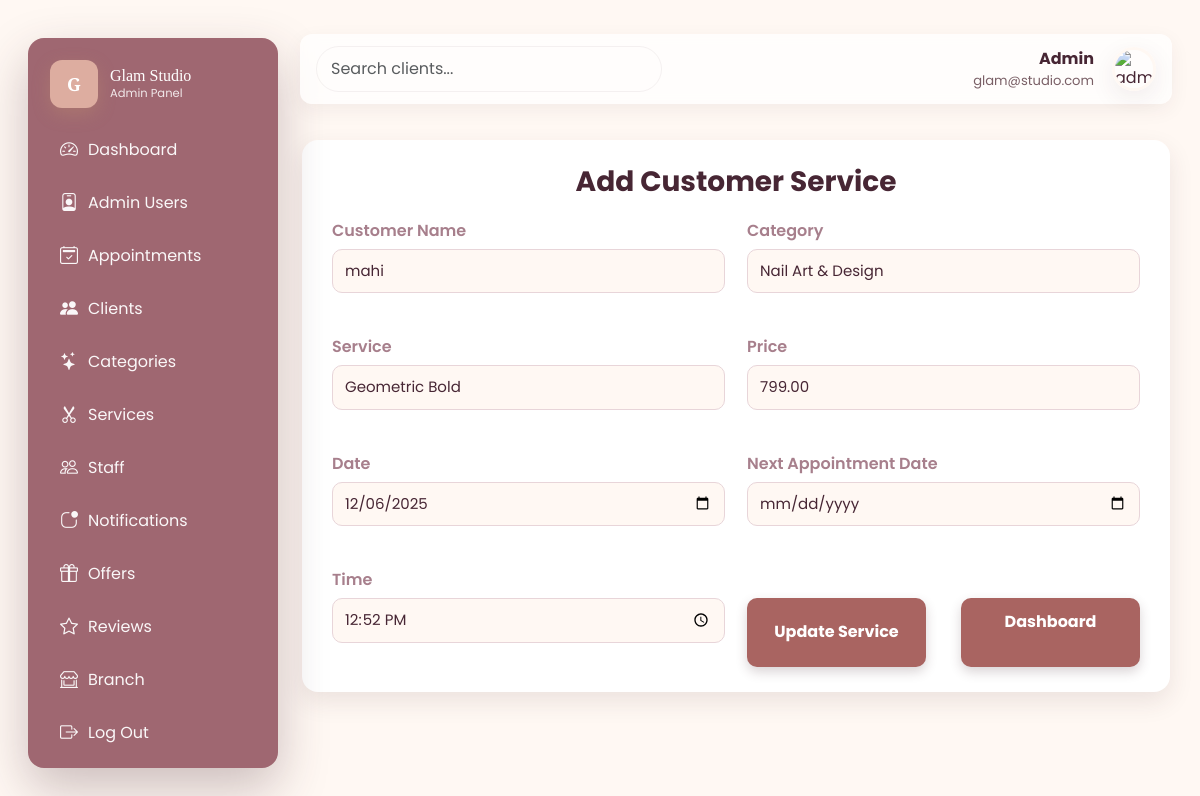
Page /admin/cs_up.php?cs_id=2 (signed in) on the committed database.
### tables this page shows
CREATE TABLE `tbl_customer` (
  `customer_id` int(11) NOT NULL,
  `enrollment_no` bigint(20) NOT NULL,
  `c_name` varchar(100) NOT NULL,
  `phone` int(11) NOT NULL,
  `email` varchar(100) NOT NULL
);

CREATE TABLE `tbl_cs` (
  `cs_id` int(11) NOT NULL,
  `customer_id` int(11) NOT NULL,
  `enrollment_no` bigint(20) NOT NULL,
  `category_id` int(11) NOT NULL,
  `service_id` int(11) NOT NULL,
  `price` decimal(10,2) NOT NULL,
  `date` date NOT NULL,
  `time` time NOT NULL,
  `created_at` datetime DEFAULT current_timestamp(),
  `next_service_date` datetime DEFAULT NULL,
  `reminder_sent` tinyint(1) DEFAULT 0
);

### admin/cs_up.php (the view, shortened to what this page needs)
<?php
include('./conn.php');
$id = isset($_GET['cs_id']) ? intval($_GET['cs_id']) : 0;
$sql = "SELECT * FROM tbl_cs WHERE cs_id = $id";
$res = $conn->query($sql);
$data = $res->fetch_assoc();
$customer_id   = $data['customer_id'];
$category_id   = $data['category_id'];
$service_id    = $data['service_id'];
$price         = $data['price'];
$date          = $data['date'];
$time          = $data['time'];
$c_sql = "SELECT c_name FROM tbl_customer WHERE customer_id = $customer_id";
$c_res = $conn->query($c_sql);
$customer = $c_res->fetch_assoc();
?>
<!DOCTYPE html>
<html lang="en">
<head>
  <link href="https://cdn.jsdelivr.net/npm/bootstrap@5.3.2/dist/css/bootstrap.min.css" rel="stylesheet">
  <link href="https://cdn.jsdelivr.net/npm/bootstrap-icons@1.11.3/font/bootstrap-icons.css" rel="stylesheet">
  <link rel="stylesheet" href="admin.css">
</head>
<body>
      <?php include('./includes/header.php'); ?>
    <main class="main">
<div class="form-container">
  <h3>Add Customer Service</h3>
  <form method="POST" action="">
    <div class="form-grid">
    <div>
    <label>Customer Name</label>
        <input type="text" class="form-control" value="<?php echo $customer['c_name']; ?>" disabled><br>
    </div>
    <div >
        <label>Category</label>
        <select name="category_id" id="category" class="form-control" required>
            <?php
            $q = "SELECT id, name FROM tbl_categories";
            $r = $conn->query($q);
            while ($row = $r->fetch_assoc()) {
                $sel = ($category_id == $row['id']) ? "selected" : "";
                echo '<option value="'.$row['id'].'" '.$sel.'>'.$row['name'].'</option>';
            }
            ?>
        </select><br>
    </div>
    <div>
        <label>Service</label>
        <select name="service_id" id="service" class="form-control" required>
            <?php
            $srv = $conn->query("SELECT service_id, name FROM tbl_services WHERE category_id = $category_id");
            while ($s = $srv->fetch_assoc()) {
                $sel = ($service_id == $s['service_id']) ? "selected" : "";
                echo '<option value="'.$s['service_id'].'" '.$sel.'>'.$s['name'].'</option>';
            }
            ?>
        </select><br>
    </div>
    <div>
        <label>Price</label>
        <input type="text" name="price" id="price" value="<?php echo $price; ?>" class="form-control" readonly><br>
    </div>
    <div >
        <label>Date</label>
        <input type="date" name="date" value="<?php echo $date; ?>" class="form-control"><br>
    </div>
    <div>
        <label>Next Appointment Date</label>
        <input type="date" name="next_service_date" value="<?php echo $next_service_date; ?>" class="form-control">
    </div>
    <div>
        <label>Time</label>
        <input type="time" name="time" value="<?php echo $time; ?>" class="form-control"><br>
    </div>
   <div class="btn-row">
              <input type="submit" value="Update Service" name="btn_update">
              <a href="cs.php" class="btn-dashboard">Dashboard</a>
          </div>
          </div>
</form>
</div>
</main>
</div>
</body>
</html>

### admin/admin.css (style rules this page uses)
:root { --blush: #F6D0D6; --rose-gold: #CFA46A; --ivory: #FFF8F3; --mauve: #a77f8c; --plum: #472634; --glass-alpha: rgba(255,255,255,0.55); --accent-gradient: none; --card-radius: 14px; }
* { box-sizing:border-box }
* { box-sizing: border-box; }
body { margin: 0; padding: 0; background: #FFF8F3; font-family: 'Poppins', system-ui, -apple-system, "Segoe UI", Roboto, "Helvetica Neue", Arial; }
.main { width:100%; padding: 6px 2px; }
:root { --blush: #F6D0D6; --rose-gold: #CFA46A; --ivory: #FFF8F3; --mauve: #a77f8c; --plum: #472634; }
body { background: #FFF8F3; margin: 0; padding: 40px; font-family: 'Poppins', sans-serif; color: var(--plum); }
.form-container { max-width: 1200px; margin: 30px auto; background: white; padding: 25px 30px; border-radius: 16px; box-shadow: 0 10px 25px rgba(71, 38, 52, 0.10); color: var(--plum); }
.form-container h3 { text-align: center; margin-bottom: 20px; font-weight: 700; color: var(--plum); }
.form-grid { display: grid; grid-template-columns: 1fr 1fr; gap: 18px 22px; }
.form-container label { font-weight: 600; color: var(--mauve); display: block; margin-bottom: 6px; }
.form-container input[type="text"], .form-container input[type="number"], .form-container input[type="email"], .form-container input[type="date"], .form-container input[type="time"], .form-container select { width: 100%; padding: 10px 12px; border: 1px solid #e8d5d9; border-radius: 10px; background: var(--ivory); color: var(--plum); font-size: 15px; outline: none; transition: 0.3s ease; }
.btn-row { display: flex; justify-content: space-between; gap: 35px; margin-top: 30px; }
.btn-row input[type="submit"], .btn-row .btn-dashboard { width: 100%; padding: 12px; background: #a96461; color: white; border: none; font-size: 16px; font-weight: 700; border-radius: 10px; box-shadow: 0 5px 12px rgba(71, 38, 52, 0.2); transition: 0.3s ease; text-align: center; cursor: pointer; display: block; text-decoration: none; }

### admin/includes/header.php (style rules this page uses)
:root { --blush: #F6D0D6; --rose-gold: #CFA46A; --ivory: #FFF8F3; --mauve: #a77f8c; --plum: #472634; --glass-alpha: rgba(255,255,255,0.55); --accent-gradient: none; --card-radius: 14px; }
* { box-sizing:border-box }
* { box-sizing: border-box; }
body { margin: 0; padding: 0; background: #FFF8F3; font-family: 'Poppins', system-ui, -apple-system, "Segoe UI", Roboto, "Helvetica Neue", Arial; }
:root { --blush: #F6D0D6; --rose-gold: #CFA46A; --ivory: #FFF8F3; --mauve: #a77f8c; --plum: #472634; }
body { background: #FFF8F3; margin: 0; padding: 40px; font-family: 'Poppins', sans-serif; color: var(--plum); }

### rows in the picture
tbl_customer: c_name "mahi"
tbl_cs: price "799.00", date "12/06/2025", time "12:52:00"

### other values in the picture
form field category_id "Nail Art & Design"
form field service_id "Geometric Bold"
